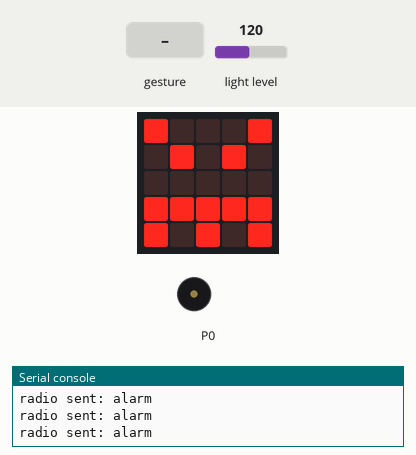
This program was run on a simulated BBC micro:bit (MakeCode). Shown: the board's 5×5 LED display, buzzer (waves = sounding), the last lines printed to the serial console. Inputs (shaded band) come from the test bench; at power-on: light level 120. No radio messages arrive unless stated (any console line starting 'radio sent:' is added by the test bench); a tilt is held for 1.5 s and a shake lasts 1 s, then the board lies face up again.

Above: at 1.2 s.
1.3 s: light level set to 33
3.2 s: light level set to 29
At 4.5 s:
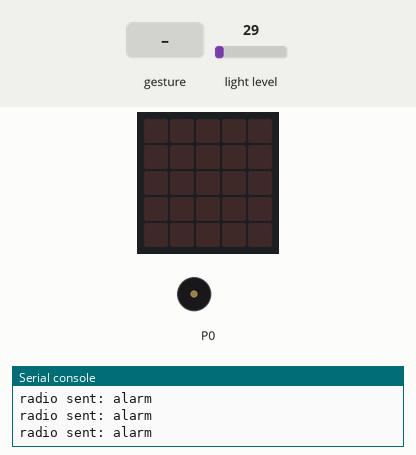
5.2 s: gesture 'screen down'
At 5.9 s:
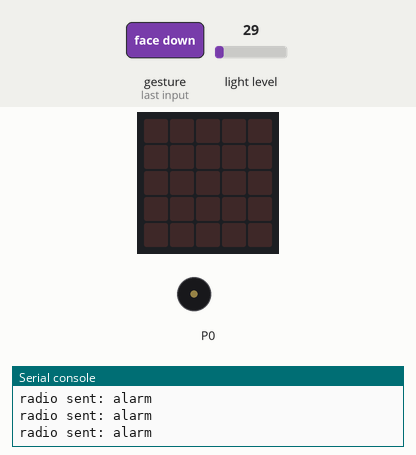
9.0 s: gesture '3g'
10.5 s: light level set to 64
At 11.35 s:
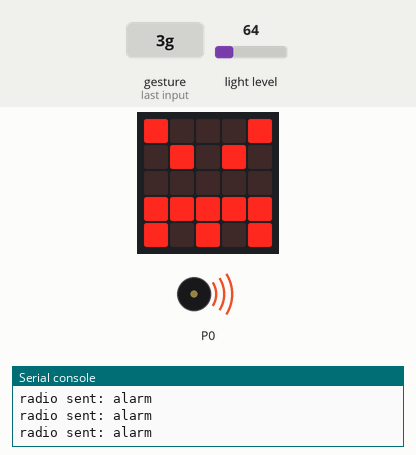
Timing chart, 0 to 14.7 s (numbered marks = the images above; inputs shaded):
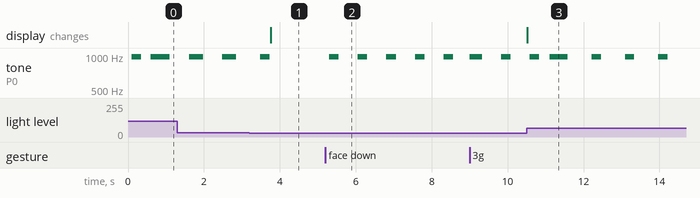

Measured:
- the behaviour switches between 31 and 30 on light level (found by bisection; images 0 and 1)
- after the input at 3.2 s, tone on P0: goes on until 3.7 s, then stays silent; the display: changes after 0.56 s (image 1)
- after the input at 5.2 s, tone on P0: alternates 988 Hz for 0.25 s and silent for 0.51 s, starting after 0.10 s
- after the input at 10.5 s, the display: changes at once (image 3)
- by itself, tone on P0: alternates 988 Hz for 0.37 s and silent for 0.51 s

The program:

main.ts
```typescript
input.onGesture(Gesture.ScreenUp, function () {
    radio.sendString("alarm")
    for (let index = 0; index < 4; index++) {
        music.play(music.tonePlayable(988, music.beat(BeatFraction.Half)), music.PlaybackMode.UntilDone)
        basic.pause(500)
    }
})
input.onGesture(Gesture.ScreenDown, function () {
    radio.sendString("alarm")
    for (let index = 0; index < 4; index++) {
        music.play(music.tonePlayable(988, music.beat(BeatFraction.Half)), music.PlaybackMode.UntilDone)
        basic.pause(500)
    }
})
input.onGesture(Gesture.ThreeG, function () {
    radio.sendString("alarm")
    for (let index = 0; index < 4; index++) {
        music.play(music.tonePlayable(988, music.beat(BeatFraction.Half)), music.PlaybackMode.UntilDone)
        basic.pause(500)
    }
})
radio.setGroup(255)
basic.forever(function () {
    if (input.lightLevel() > 30) {
        radio.sendString("alarm")
        basic.showIcon(IconNames.Angry)
        music.play(music.tonePlayable(988, music.beat(BeatFraction.Half)), music.PlaybackMode.UntilDone)
    } else {
        basic.clearScreen()
    }
})
```

test.ts
```typescript
// tu są testy; nie będzie to kompilowane, gdy ten pakiet będzie używany jako rozszerzenie.
```
